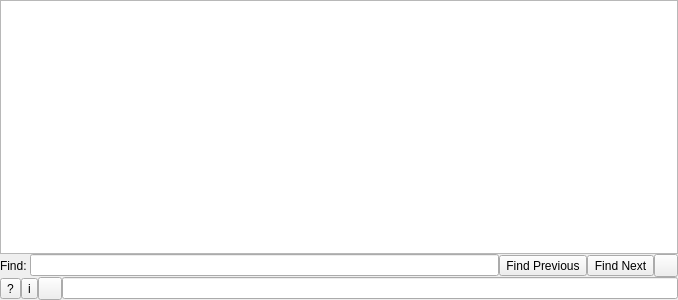
<?xml version="1.0" encoding="UTF-8"?>
<ui version="4.0">
 <class>CScriptTermDialog</class>
 <widget class="QWidget" name="CScriptTermDialog">
  <property name="geometry">
   <rect>
    <x>0</x>
    <y>0</y>
    <width>678</width>
    <height>300</height>
   </rect>
  </property>
  <layout class="QVBoxLayout" name="verticalLayout">
   <property name="spacing">
    <number>0</number>
   </property>
   <property name="leftMargin">
    <number>0</number>
   </property>
   <property name="topMargin">
    <number>0</number>
   </property>
   <property name="rightMargin">
    <number>0</number>
   </property>
   <property name="bottomMargin">
    <number>0</number>
   </property>
   <item>
    <widget class="QPlainTextEdit" name="SCRIPT_OUTPUT">
     <property name="readOnly">
      <bool>true</bool>
     </property>
    </widget>
   </item>
   <item>
    <widget class="QWidget" name="findBar" native="true">
     <layout class="QHBoxLayout" name="horizontalLayout_2">
      <property name="spacing">
       <number>0</number>
      </property>
      <property name="leftMargin">
       <number>0</number>
      </property>
      <property name="topMargin">
       <number>0</number>
      </property>
      <property name="rightMargin">
       <number>0</number>
      </property>
      <property name="bottomMargin">
       <number>0</number>
      </property>
      <item>
       <widget class="QLabel" name="label">
        <property name="text">
         <string>Find: </string>
        </property>
       </widget>
      </item>
      <item>
       <widget class="QLineEdit" name="lineEditFind">
        <property name="enabled">
         <bool>true</bool>
        </property>
       </widget>
      </item>
      <item>
       <widget class="QToolButton" name="findPrevButton">
        <property name="text">
         <string>Find Previous</string>
        </property>
       </widget>
      </item>
      <item>
       <widget class="QToolButton" name="findNextButton">
        <property name="text">
         <string>Find Next</string>
        </property>
       </widget>
      </item>
      <item>
       <widget class="QToolButton" name="closeButton">
        <property name="text">
         <string/>
        </property>
       </widget>
      </item>
     </layout>
    </widget>
   </item>
   <item>
    <layout class="QHBoxLayout" name="horizontalLayout">
     <item>
      <widget class="QToolButton" name="SCRIPT_HELP">
       <property name="text">
        <string>?</string>
       </property>
       <property name="icon">
        <iconset>
         <normaloff>:/stylesheet/img/UI20/Info.svg</normaloff>:/stylesheet/img/UI20/Info.svg</iconset>
       </property>
      </widget>
     </item>
     <item>
      <widget class="QToolButton" name="SCRIPT_DOCS">
       <property name="text">
        <string>i</string>
       </property>
       <property name="icon">
        <iconset>
         <normaloff>:/stylesheet/img/UI20/Helpers.svg</normaloff>:/stylesheet/img/UI20/Helpers.svg
        </iconset>
       </property>
      </widget>
     </item>
     <item>
      <widget class="QToolButton" name="findButton">
       <property name="text">
        <string/>
       </property>
       <property name="icon">
        <iconset>
         <normaloff>:/stylesheet/img/16x16/Search.png</normaloff>:/stylesheet/img/16x16/Search.png
        </iconset>
       </property>
      </widget>
     </item>
     <item>
      <widget class="QLineEdit" name="SCRIPT_INPUT">
       <property name="alignment">
        <set>Qt::AlignLeading|Qt::AlignLeft|Qt::AlignVCenter</set>
       </property>
       <property name="spacing" stdset="0">
        <number>0</number>
       </property>
       <property name="leftMargin" stdset="0">
        <number>0</number>
       </property>
       <property name="topMargin" stdset="0">
        <number>0</number>
       </property>
       <property name="rightMargin" stdset="0">
        <number>0</number>
       </property>
       <property name="bottomMargin" stdset="0">
        <number>0</number>
       </property>
      </widget>
     </item>
    </layout>
   </item>
  </layout>
 </widget>
 <resources/>
 <connections/>
</ui>
